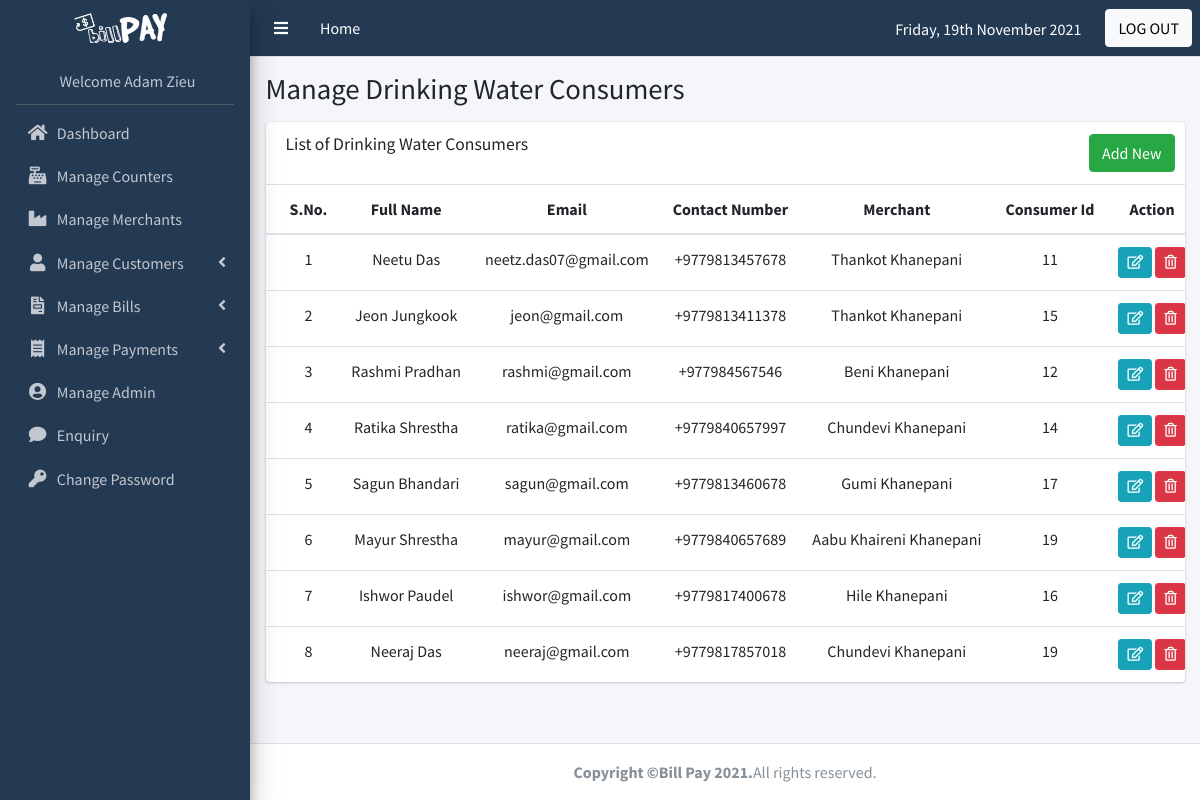
The page /public/public_html/backend/listOfDwConsumers (signed in) on the database its author committed.
### tables this page shows
CREATE TABLE `tb_dwconsumers` (
  `dconsumer_id` int(11) NOT NULL,
  `fullName` varchar(255) NOT NULL,
  `email` varchar(255) NOT NULL,
  `contactNum` varchar(15) NOT NULL,
  `m_id` int(11) NOT NULL,
  `consumer_id` int(11) NOT NULL
);

CREATE TABLE `tb_merchants` (
  `m_id` int(11) NOT NULL,
  `name` varchar(255) NOT NULL
);

### public/functions/loadsTemplate.php (called while the page is built, shortened)
<?php
	function loadsTemplate($nameOfFile, $varsOfViews){
		extract($varsOfViews);
		require $nameOfFile;
		$pageContents = ob_get_clean();
		return $pageContents;
	}
?>

### public/pageControllers/backend/listOfDwConsumers.php (called while the page is built, shortened)
<?php
$dwConsumersList=$dwConsumerTbl->funcAllSelect();
$recordsOfdwConsumers=$dwConsumersList->fetchAll();
$listDwCustomers=$merchantTbl->funcAllSelect();
	$merchants=$listDwCustomers->fetchAll();
$varsCriteria = [
        'recordsOfdwConsumers'=>$recordsOfdwConsumers,
        'dwConsumerTbl'=>$dwConsumerTbl,
        'merchants' => $merchants
    ];
$pageContents = loadsTemplate("../../views/backend/dwConsumersList_v.php", $varsCriteria);
?>

### public/includes/bEnd_init.php (called while the page is built, shortened)
<?php
	require '../../diss_db/connectsDb.php';
	require '../../classes/DatabaseTbl.php';
	require '../../functions/loadsTemplate.php';
	$merchantTbl = new DatabaseTbl('tb_merchants');
	$dwConsumerTbl = new DatabaseTbl('tb_dwconsumers');
?>

### public/classes/DatabaseTbl.php (called while the page is built, shortened)
<?php
  class DatabaseTbl{
    public $dbTable;
    public function __construct($dbTable)
    {
      $this->dbTable = $dbTable;
    }
 function funcAllSelect()
    {
      global $pdo;
      $stmtForQuery = $pdo->prepare("SELECT * FROM $this->dbTable" );
      $stmtForQuery->execute();
      return $stmtForQuery;
    }
  }
?>

### public/views/backend/dwConsumersList_v.php (the view)
<div class="content-header">
  <div class="container-fluid">
    <div class="row">
      <div class="col">
        <h1>Manage Drinking Water Consumers</h1>
      </div>
    </div>
  </div>
</div>
<div class="content">
  <div class="container-fluid">
    <div class="row">
      <div class="col">
        <div class="card">
          <div class="card-header">
            <h3 class="card-title">List of Drinking Water Consumers</h3>
            <div class="card-tools">
              <a href="addDwConsumer" class="btn btn-success">Add New</a>
            </div>
          </div>
          <div class="card-body table-responsive p-0">
            <table class="table table-hover text-nowrap">
              <thead class="text-center">
                <tr>
                  <th>S.No.</th>
                  <th>Full Name</th>
                  <th>Email</th>
                  <th>Contact Number</th>
                  <th>Merchant</th>
                  <th>Consumer Id</th>
                  <th>Action</th>
                </tr>
              </thead>
              <tbody>
                <?php
                  $i_dwConsumers = 1;
                  foreach($recordsOfdwConsumers as $dwConsumersInRow){
                    echo '<tr class="col text-center">';
                    echo '<td>' . $i_dwConsumers++ . '</td>';
                    echo '<td>' . $dwConsumersInRow['fullName'] . '</td>';
                    echo '<td>' . $dwConsumersInRow['email'] . '</td>';
                    echo '<td>' . $dwConsumersInRow['contactNum'] . '</td>';
                    foreach ($merchants as $merchant)
                      if ($merchant['m_id'] == $dwConsumersInRow['m_id']){
                        echo '<td>'.$merchant['name'].'</td>';
                      }
                    echo '<td>' . $dwConsumersInRow['consumer_id'] . '</td>';
                ?>
                <td>
                  <a href="updateDwConsumer&updateId=<?php echo $dwConsumersInRow['dconsumer_id']?>" data-toggle="tooltip" title="Edit" class="btn btn-info btn-sm"><i class="far fa-edit"></i>
                  </a>
                  <a href="#" onclick="javascript: if(confirm('Do you want to delete it?')){document.location='addDwConsumer&removeId=<?php echo $dwConsumersInRow['dconsumer_id']?>';}" class="btn btn-danger btn-sm" data-toggle="tooltip" title="Delete"><i class="far fa-trash-alt"></i>
                  </a>
                </td>
                <?php
                  echo'</tr>';
                    }
                ?>
              </tbody>
            </table>
          </div>
        </div>
      </div>
    </div>
  </div>
</div>

### rows shown on the page
tb_dwconsumers: fullName "Neetu Das", email "neetz.das07@gmail.com", contactNum "+9779813457678", consumer "11"
tb_merchants: name "Thankot Khanepani"
tb_dwconsumers: fullName "Jeon Jungkook", email "jeon@gmail.com", contactNum "+9779813411378", consumer "15"
tb_dwconsumers: fullName "Rashmi Pradhan", email "rashmi@gmail.com", contactNum "+977984567546", consumer "12"
tb_merchants: name "Beni Khanepani"
tb_dwconsumers: fullName "Ratika Shrestha", email "ratika@gmail.com", contactNum "+9779840657997", consumer "14"
tb_merchants: name "Chundevi Khanepani"
tb_dwconsumers: fullName "Sagun Bhandari", email "sagun@gmail.com", contactNum "+9779813460678", consumer "17"
tb_merchants: name "Gumi Khanepani"
tb_dwconsumers: fullName "Mayur Shrestha", email "mayur@gmail.com", contactNum "+9779840657689", consumer "19"
tb_merchants: name "Aabu Khaireni Khanepani"
tb_dwconsumers: fullName "Ishwor Paudel", email "ishwor@gmail.com", contactNum "+9779817400678", consumer "16"
tb_merchants: name "Hile Khanepani"
tb_dwconsumers: fullName "Neeraj Das", email "neeraj@gmail.com", contactNum "+9779817857018", consumer "19"

### other values the page prints
$_SESSION['fullName'] "Adam Zieu"
